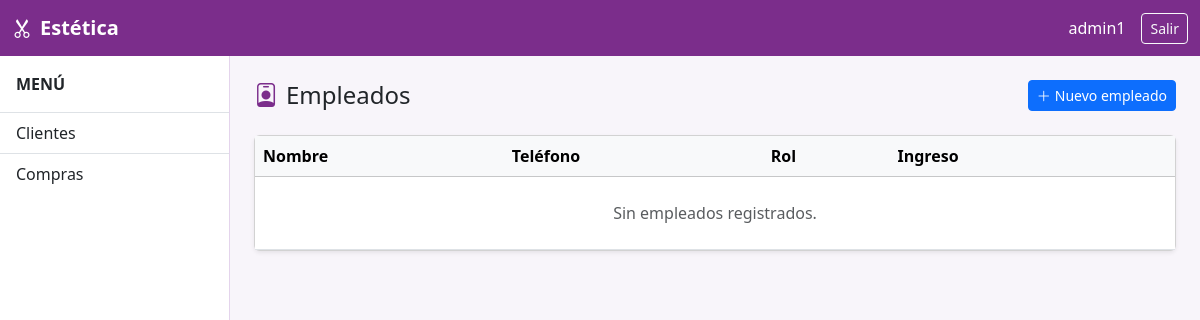
Before: /empleados/ (signed in) with the older database file.
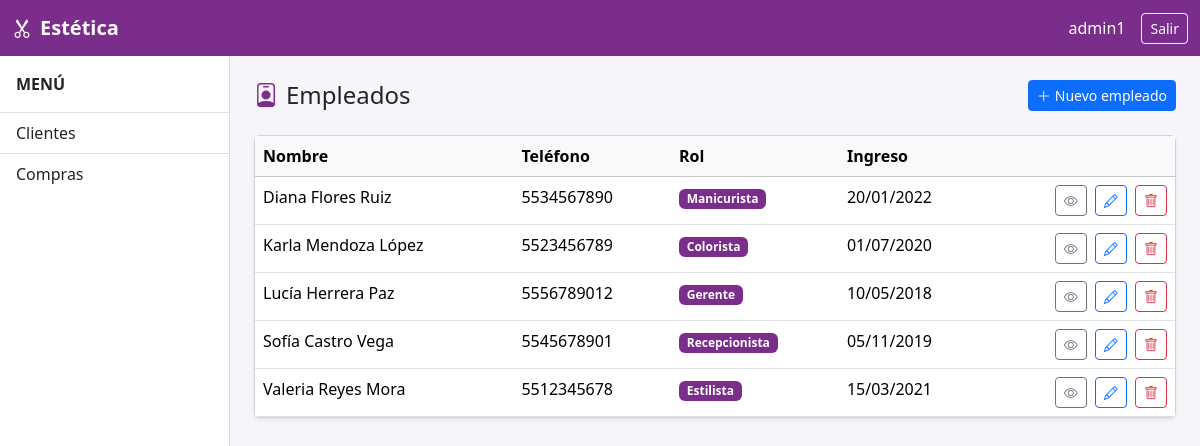
After: the same page with the newer database file.
### apps/empleados/models.py (models this page shows, shortened)
class Empleado(models.Model):
    ROL_CHOICES = [
        ('estilista', 'Estilista'),
        ('colorista', 'Colorista'),
        ('manicurista', 'Manicurista'),
        ('recepcionista', 'Recepcionista'),
        ('gerente', 'Gerente'),
    ]
    nombre = models.CharField(max_length=50)
    telefono = models.CharField(max_length=50)
    rol = models.CharField(max_length=50, choices=ROL_CHOICES)
    fecha_ingreso = models.DateField()
    activo = models.BooleanField(default=True)
    class Meta:
        verbose_name = 'Empleado'
        verbose_name_plural = 'Empleados'
        ordering = ['nombre']

### apps/empleados/views.py (the view)
# urls.py: path('', views.empleado_list, name='list'),
@login_required
def empleado_list(request):
    queryset = Empleado.objects.filter(activo=True)
    paginator = Paginator(queryset, 10)
    page = request.GET.get('page')
    try:
        empleados = paginator.page(page)
    except PageNotAnInteger:
        empleados = paginator.page(1)
    except EmptyPage:
        empleados = paginator.page(paginator.num_pages)
    return render(request, 'empleados/list.html', {'empleados': empleados})

### templates/empleados/list.html (shortened to what this page needs)
{% extends "base.html" %}
{% block content %}
<div class="d-flex justify-content-between align-items-center mb-4">
  <h4 class="mb-0"><i class="bi bi-person-badge me-2" style="color:#7b2d8b"></i>Empleados</h4>
  <a href="{% url 'empleados:create' %}" class="btn btn-primary btn-sm">
    <i class="bi bi-plus-lg me-1"></i>Nuevo empleado
  </a>
</div>
<div class="card shadow-sm">
  <div class="card-body p-0">
    <table class="table table-hover mb-0">
      <thead class="table-light">
        <tr><th>Nombre</th><th>Teléfono</th><th>Rol</th><th>Ingreso</th><th></th></tr>
      </thead>
      <tbody>
        {% for e in empleados %}
        <tr>
          <td>{{ e.nombre }}</td>
          <td>{{ e.telefono }}</td>
          <td><span class="badge" style="background:#7b2d8b">{{ e.get_rol_display }}</span></td>
          <td>{{ e.fecha_ingreso|date:"d/m/Y" }}</td>
          <td class="text-end">
            <a href="{% url 'empleados:detail' e.pk %}" class="btn btn-sm btn-outline-secondary me-1"><i class="bi bi-eye"></i></a>
            <a href="{% url 'empleados:update' e.pk %}" class="btn btn-sm btn-outline-primary me-1"><i class="bi bi-pencil"></i></a>
            <a href="{% url 'empleados:delete' e.pk %}" class="btn btn-sm btn-outline-danger"><i class="bi bi-trash"></i></a>
          </td>
        </tr>
        {% empty %}
        <tr><td colspan="5" class="text-center text-muted py-4">Sin empleados registrados.</td></tr>
        {% endfor %}
      </tbody>
    </table>
  </div>
</div>
{% endblock %}

Changed rows visible on the page:
added Empleado: nombre "Diana Flores Ruiz", telefono "5534567890", rol "Manicurista", fecha_ingreso "20/01/2022"
added Empleado: nombre "Karla Mendoza López", telefono "5523456789", rol "Colorista", fecha_ingreso "01/07/2020"
added Empleado: nombre "Lucía Herrera Paz", telefono "5556789012", rol "Gerente", fecha_ingreso "10/05/2018"
added Empleado: nombre "Sofía Castro Vega", telefono "5545678901", rol "Recepcionista", fecha_ingreso "05/11/2019"
added Empleado: nombre "Valeria Reyes Mora", telefono "5512345678", rol "Estilista", fecha_ingreso "15/03/2021"
Other visible differences:
text no longer shown: "Sin empleados registrados."
